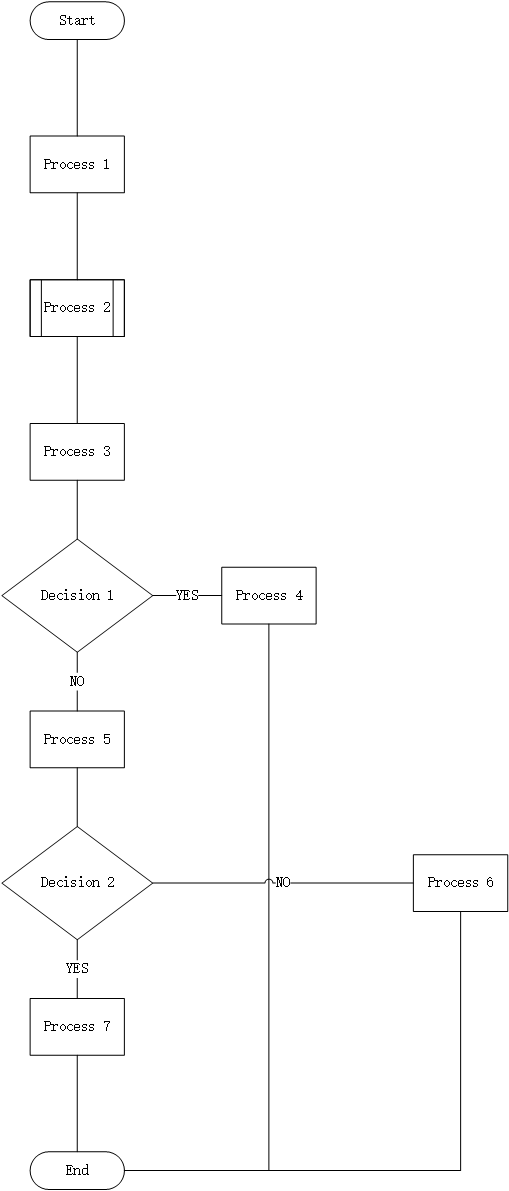
#> input picture flowchart_data_set/flowchart1.vsd_page_1.png, 509 x 1191 px
$ python getBox.py flowchart_data_set/flowchart1.vsd_page_1.png   (Python 2 division)   (older library calls are emulated)
#> lines starting #> are read from the running program, lines starting #| are printed output that depends on the picture
import cv2
import numpy as np
import matplotlib.pyplot as plt
from matplotlib.ticker import NullFormatter
import glob
import sys
import os
import sys


# [40 lines left out: functions projectionShadow, findSplicer, not called in this run]

def covMax(arr, covSize):
    return [max(arr[max(0, i-covSize):min(len(arr)-1, i+covSize)]) for i in xrange(len(arr))]


# [70 lines left out: function drawNicely, not called in this run]


def wordGrid(img):
    # [14 lines of commented-out code are left out]

    mask = np.zeros_like(img)
    # # # print img.mean()
    mask[img > 0] = 255

    mask = 255 - mask

    # [6 lines of commented-out code are left out]

    kernel = np.ones((7, 15), np.uint8)
    mask = cv2.dilate(mask, kernel, iterations = 1)
    mask = cv2.erode(mask, kernel, iterations = 1)

    kernel = np.ones((7, 1), np.uint8)
    mask = cv2.erode(mask, kernel, iterations = 1)
    mask = cv2.dilate(mask, kernel, iterations = 1)

    kernel = np.ones((1, 7), np.uint8)
    mask = cv2.erode(mask, kernel, iterations = 1)
    mask = cv2.dilate(mask, kernel, iterations = 1)

    kernel = np.ones((7, 15), np.uint8)
    mask = cv2.dilate(mask, kernel, iterations = 1)

    # return mask
    # print img, mask
    mask = cv2.addWeighted(img, 0.38, mask, 0.62, 0)

    # [38 lines of commented-out code are left out]

    return mask
    plt.imshow(mask) #, cmap = 'gray')
    plt.colorbar()
    plt.show()


if __name__ == '__main__':
    """
    ~ python getBox.py flowchart_data_set/flowchart1.vsd_page_1.png
    """
    fileName = sys.argv[1]
    # fileName = 'flowchart_data_set/flowchart13.vsd_page_1.png'
    # fileName = 'flowchart_data_set/flowchart91.vsd_page_1.png'
    # fileName = 'flowchart_data_set/flowchart1.vsd_page_1.png'

    img = cv2.imread(fileName, cv2.IMREAD_GRAYSCALE)
#> img is the input picture: shape (1191, 509); min 0, max 255, mean 252

    plt.imshow(wordGrid(img)) #, cmap = 'gray')
#> in wordGrid, `mask = cv2.addWeighted(img, 0.38, mask, 0.62, 0)`:
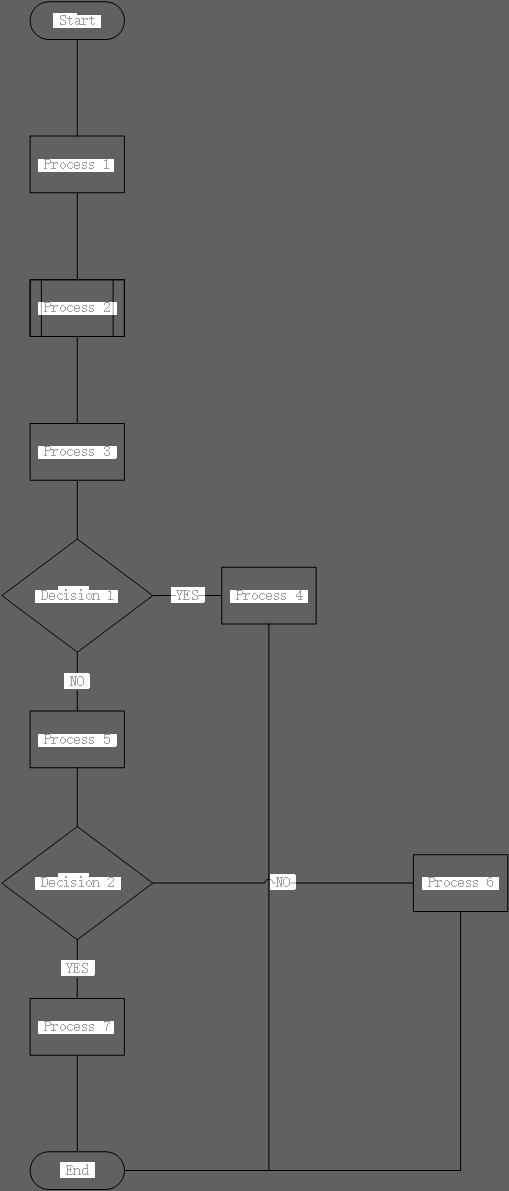
#> mask: shape (1191, 509); min 0, max 255, mean 99.2
    plt.colorbar()
    plt.show()
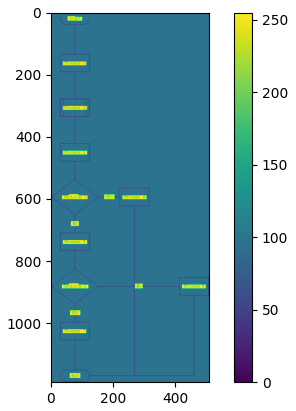
#> figure drawn by matplotlib, 2 panels

    # plt.imshow(img, cmap = 'gray')
    # plt.colorbar()
    # plt.show()

$ run again, with flowchart_data_set/flowchart91.vsd_page_1.png copied over flowchart_data_set/flowchart1.vsd_page_1.png
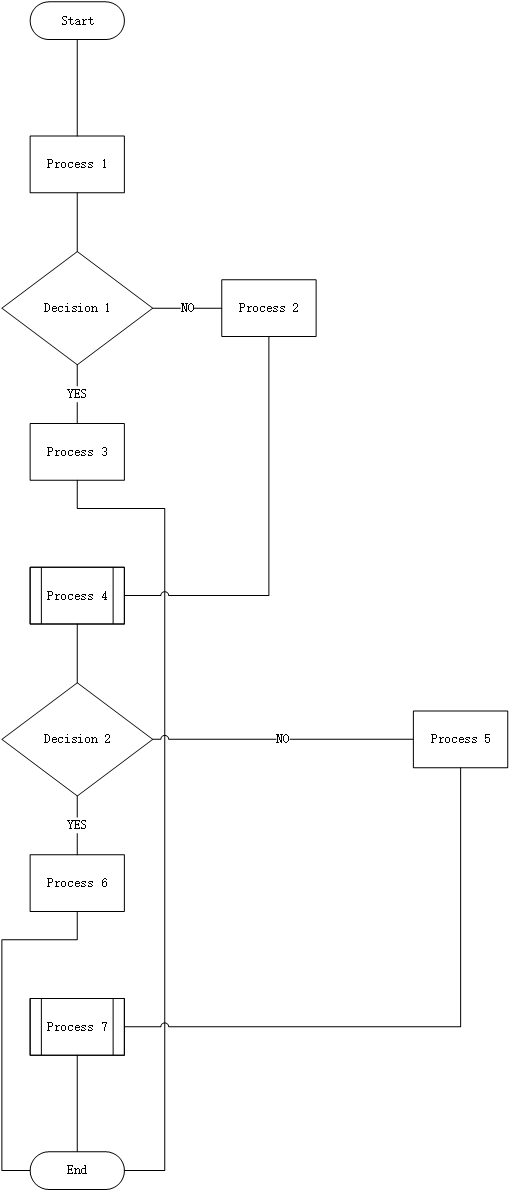
#> input picture flowchart_data_set/flowchart91.vsd_page_1.png, 509 x 1191 px
#> img is the input picture: shape (1191, 509); min 0, max 255, mean 251.7
#> in wordGrid, `mask = cv2.addWeighted(img, 0.38, mask, 0.62, 0)`:
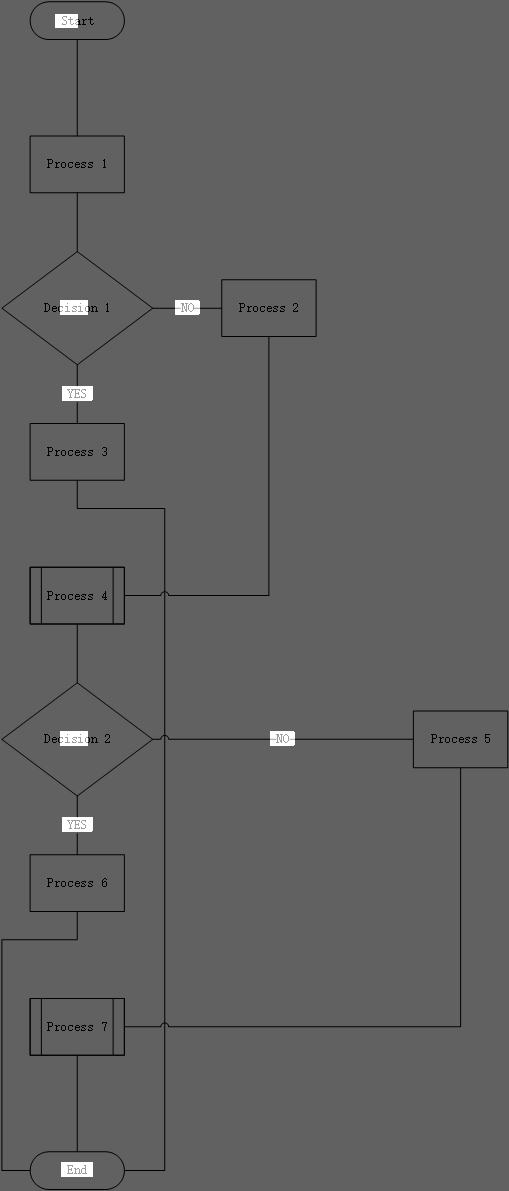
#> mask: shape (1191, 509); min 0, max 255, mean 96.6
#> `plt.show()`:
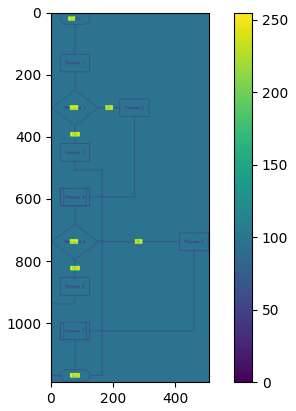
#> figure drawn by matplotlib, 2 panels

$ run again, with flowchart_data_set/flowchart100.vsd_page_1.png copied over flowchart_data_set/flowchart1.vsd_page_1.png
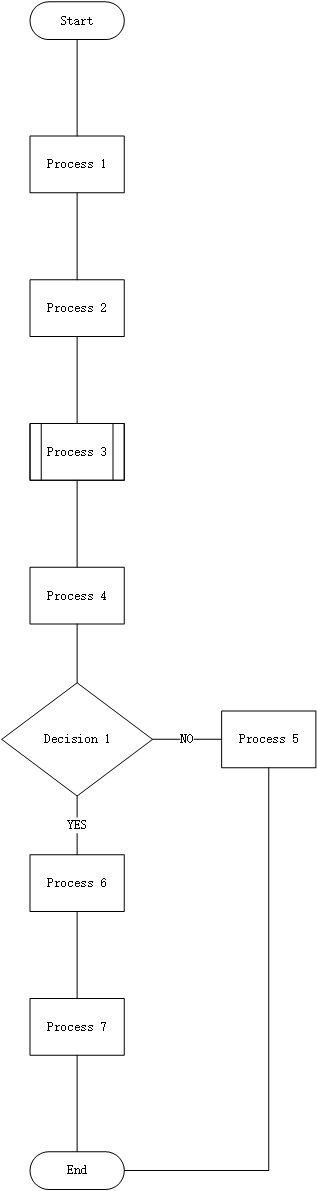
#> input picture flowchart_data_set/flowchart100.vsd_page_1.png, 317 x 1191 px
#> img is the input picture: shape (1191, 317); min 0, max 255, mean 251.3
#> in wordGrid, `mask = cv2.addWeighted(img, 0.38, mask, 0.62, 0)`:
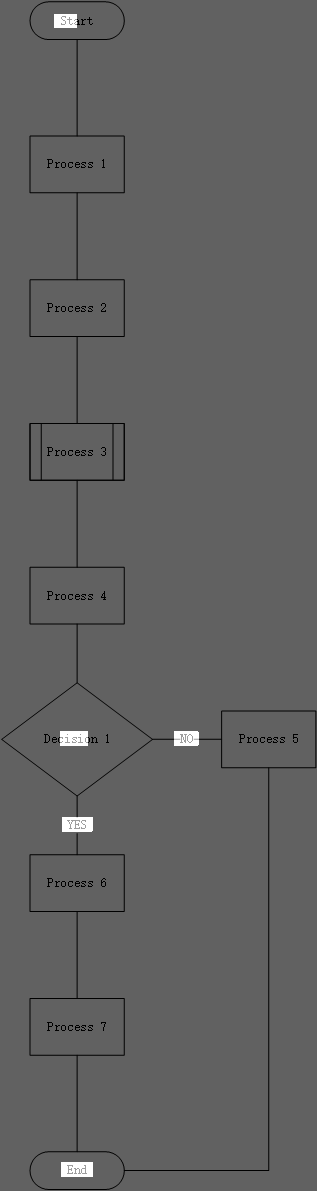
#> mask: shape (1191, 317); min 0, max 255, mean 96.4
#> `plt.show()`:
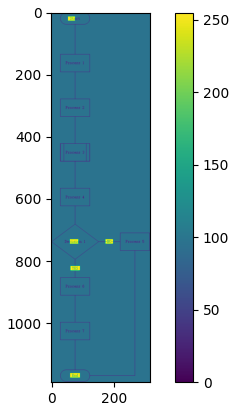
#> figure drawn by matplotlib, 2 panels
